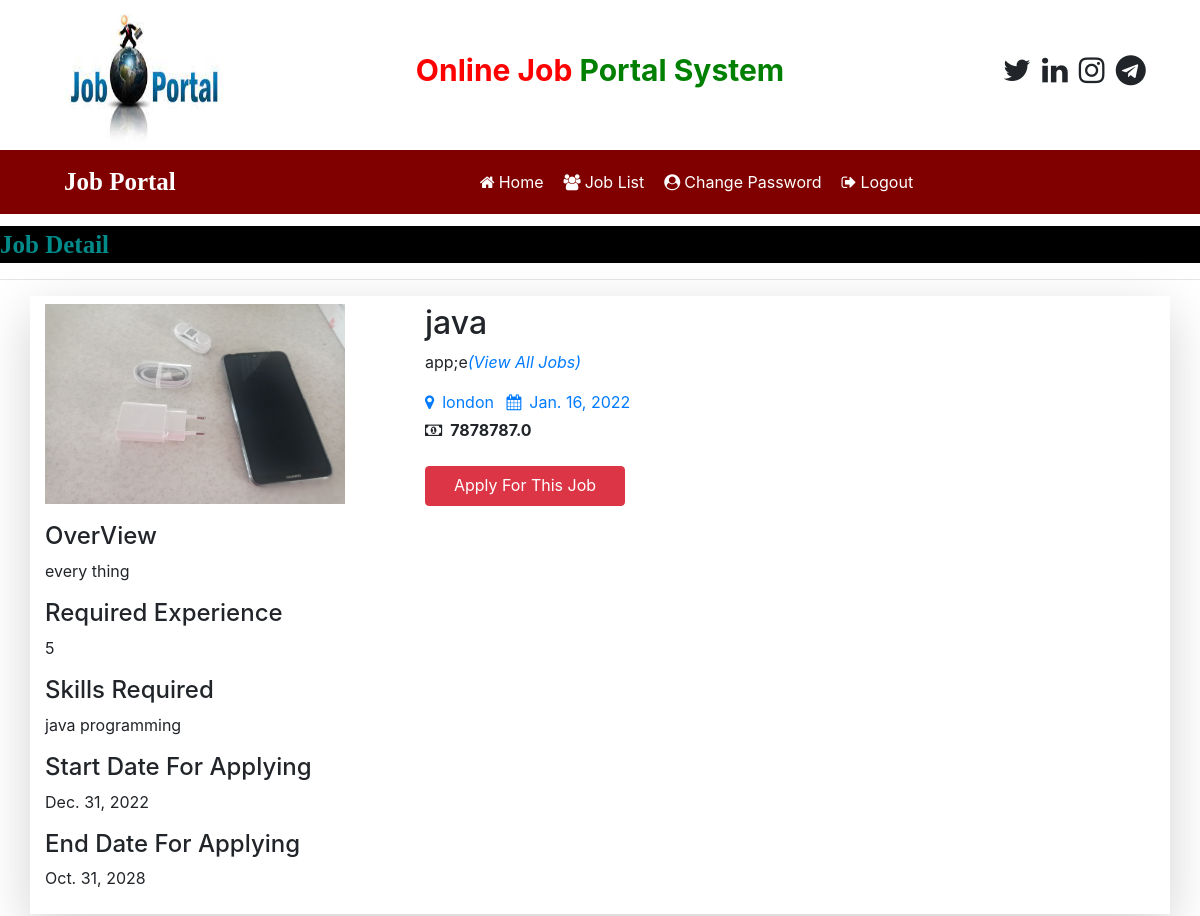
The app's page /job_detail/2 with its own data.
### job/models.py (models this page shows, shortened)
class Job(models.Model):
    recruiter = models.ForeignKey(Recruiter,on_delete=models.CASCADE)
    start_date = models.DateField()
    end_date = models.DateField()
    title = models.CharField(max_length=100)
    salary = models.FloatField(max_length=20)
    image = models.FileField()
    description = models.CharField(max_length=300)
    experience = models.CharField(max_length=50)
    location = models.CharField(max_length=100)
    skills = models.CharField(max_length=100)
    creationdate = models.DateField()

class Recruiter(models.Model):
    user = models.ForeignKey(User, on_delete=models.CASCADE)
    mobile = models.CharField(max_length=15, null=True)
    image = models.FileField(null=True)
    gender = models.CharField(max_length=10, null=True)
    company = models.CharField(max_length=100, null=True)
    type = models.CharField(max_length=15, null=True)
    status = models.CharField(max_length=20, null=True)

### job/views.py (the view)
# urls.py: path('job_detail/<int:pid>', job_detail, name='job_detail'),
def job_detail(request, pid):
    job = Job.objects.get(id=pid)
    d = {'job':job}
    return render(request,'job/job_detail.html',d)

### job/templates/job/job_detail.html (shortened to what this page needs)
{% load static %}
{% block body %}
{% include 'job/user_navigation.html' %}
<marquee behavior="" direction="" style="font-family: cursive; font-size: 25px; color: darkcyan;background-color: black; font-weight: bold; margin-top: 1%;">
    Job Detail
</marquee>
<hr>
<div class="container shadow-lg py-2 mb-2">
    <div class="row">
        <div class="col-md-4">
            <img src="{{job.image.url}}" style="width:300px; height:200px;">
        </div>
        <div class="col-md-6">
            <h2>{{job.title}}</h2>
            <p>{{job.recruiter.company}}<em><a href="{% url 'job:user_latestjobs' %}">(View All Jobs)</a></em></p>
            <a href="" class="mr-2"><i class="fa fa-map-marker mr-2"></i>{{job.location}}</a>
            <a href=""><i class="fa fa-calendar mr-2"></i>{{job.creationdate}}</a>
            <br>
            <strong><i class="fa fa-money mr-2 mt-2"></i>{{job.salary}}</strong>
            <div class="mt-4">
                <a href="{% url 'job:applyforjob' job.id %}" type="submit" class="btn btn-danger" style="width: 200px; height: 40px;">
                    Apply For This Job
                </a>
            </div>
        </div>
    </div>
    <div class="mt-3">
        <h4>OverView</h4>
        <p>{{job.description}}</p>
        <h4>Required Experience</h4>
        <p>{{job.experience}}</p>
        <h4>Skills Required</h4>
        <p>{{job.skills}}</p>
        <h4>Start Date For Applying</h4>
        <p>{{job.start_date}}</p>
        <h4>End Date For Applying</h4>
        <p>{{job.end_date}}</p>
    </div>
</div>
{% endblock body %}

### records on screen
Job: image (picture), title "java", recruiter.company "app;e", location "london", creationdate "Jan. 16, 2022", salary "7878787.0", description "every thing", experience "5", skills "java programming", start_date "Dec. 31, 2022", end_date "Oct. 31, 2028"
